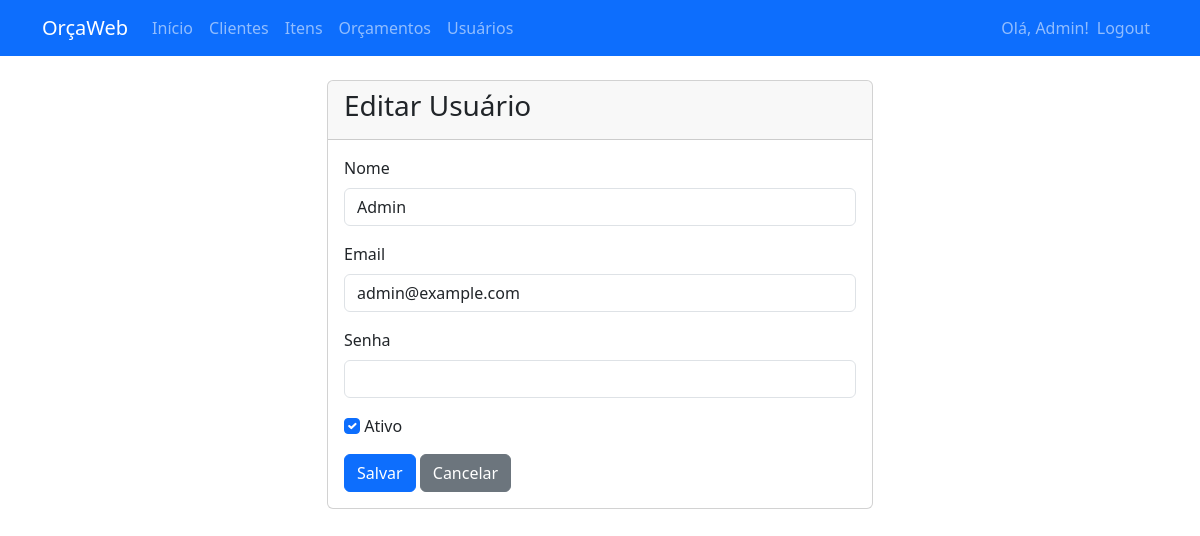
The page /usuario/1/editar (signed in) on the database its author committed.
### app/models.py (models this page shows)
class Usuario(db.Model, UserMixin):
    __tablename__ = 'usuarios'
    id = db.Column(db.Integer, primary_key=True)
    nome = db.Column(db.String(100), nullable=False)
    email = db.Column(db.String(120), unique=True, nullable=False)
    senha_hash = db.Column(db.String(128), nullable=False)
    ativo = db.Column(db.Boolean, default=True)
    orcamentos = db.relationship('Orcamento', backref='usuario', lazy=True)

### app/routes.py (the view, shortened to what this page needs)
@bp.route('/usuario/<int:id>/editar', methods=['GET', 'POST'])
@login_required
def usuario_editar(id):
    usuario = Usuario.query.get_or_404(id)
    form = UsuarioForm(obj=usuario)
    return render_template('usuario_form.html', form=form, titulo='Editar Usuário', app_nome='OrçaWeb', empresa_nome='Sua Empresa', logo_url='')

### app/forms.py (shortened to what this page needs)
class UsuarioForm(FlaskForm):
    nome = StringField('Nome', validators=[DataRequired(), Length(max=100)])
    email = StringField('Email', validators=[DataRequired(), Email(), Length(max=120)])
    senha = PasswordField('Senha', validators=[DataRequired()])
    ativo = BooleanField('Ativo')
    submit = SubmitField('Salvar')
    def __init__(self, *args, **kwargs):
        super(UsuarioForm, self).__init__(*args, **kwargs)
        self.usuario_original = kwargs.get('obj')

### app/__init__.py (called while the page is built)
@login_manager.user_loader
def load_user(user_id):
    from .models import Usuario
    return Usuario.query.get(int(user_id))

### templates/usuario_form.html (shortened to what this page needs)
{% extends "base.html" %}
{% block content %}
<div class="row justify-content-center">
    <div class="col-md-6">
        <div class="card">
            <div class="card-header">
                <h3>{{ titulo }}</h3>
            </div>
            <div class="card-body">
                <form method="POST">
                    <div class="mb-3">
                        {{ form.nome.label(class="form-label") }}
                        {{ form.nome(class="form-control") }}
                    </div>
                    <div class="mb-3">
                        {{ form.email.label(class="form-label") }}
                        {{ form.email(class="form-control") }}
                    </div>
                    <div class="mb-3">
                        {{ form.senha.label(class="form-label") }}
                        {{ form.senha(class="form-control") }}
                    </div>
                    <div class="mb-3">
                        {{ form.ativo(class="form-check-input") }}
                        {{ form.ativo.label(class="form-check-label") }}
                    </div>
                    {{ form.submit(class="btn btn-primary") }}
                    <a href="{{ url_for('main.usuarios') }}" class="btn btn-secondary">Cancelar</a>
                </form>
            </div>
        </div>
    </div>
</div>
{% endblock %}

### templates/base.html (shortened to what this page needs)
<!DOCTYPE html>
<html lang="pt-BR">
<head>
    <link href="https://cdn.jsdelivr.net/npm/bootstrap@5.3.0/dist/css/bootstrap.min.css" rel="stylesheet">
    <link rel="stylesheet" href="https://cdn.jsdelivr.net/npm/bootstrap-icons@1.10.0/font/bootstrap-icons.css">
</head>
<body>
    <nav class="navbar navbar-expand-lg navbar-dark bg-primary">
        <div class="container">
            {% if logo_url %}
                <img src="{{ logo_url }}" alt="Logo" class="navbar-brand" style="height: 40px;">
            {% else %}
                <a class="navbar-brand" href="#">{{ app_nome }}</a>
            {% endif %}
            <div class="collapse navbar-collapse" id="navbarNav">
                <ul class="navbar-nav me-auto">
                    <li class="nav-item">
                        <a class="nav-link" href="{{ url_for('main.index') }}">Início</a>
                    </li>
                    <li class="nav-item">
                        <a class="nav-link" href="{{ url_for('main.clientes') }}">Clientes</a>
                    </li>
                    <li class="nav-item">
                        <a class="nav-link" href="{{ url_for('main.itens') }}">Itens</a>
                    </li>
                    <li class="nav-item">
                        <a class="nav-link" href="{{ url_for('main.orcamentos') }}">Orçamentos</a>
                    </li>
                    {% if current_user.is_authenticated and current_user.email == 'admin@example.com' %}
                    <li class="nav-item">
                        <a class="nav-link" href="{{ url_for('main.usuarios') }}">Usuários</a>
                    </li>
                    {% endif %}
                </ul>
                <ul class="navbar-nav d-flex align-items-center">
                    <li class="nav-item">
                        <span class="navbar-text">Olá, {{ current_user.nome }}!</span>
                    </li>
                    <li class="nav-item">
                        <a class="nav-link" href="{{ url_for('main.logout') }}">Logout</a>
                    </li>
                </ul>
            </div>
        </div>
    </nav>
    <div class="container mt-4">
        {% block content %}{% endblock %}
    </div>
</body>
</html>

### rows shown on the page
Usuario: nome "Admin", email "admin@example.com", ativo "☑"

### other values the page prints
{{ app_nome }} "OrçaWeb"
{{ titulo }} "Editar Usuário"
